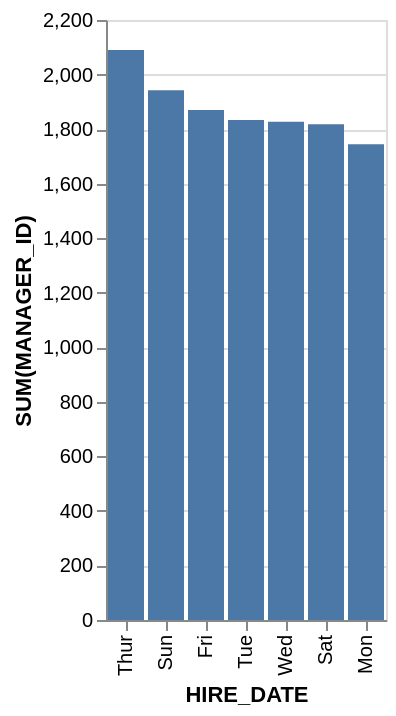

Here is the Vega-Lite specification saved for this chart:
### Vega-Lite specification from a JSON file in a GitHub repository (floating-point values rounded to 4 significant figures)
{"data": {"values": [{"x_data": "Thur", "y_data": 2090}, {"x_data": "Sun", "y_data": 1942}, {"x_data": "Fri", "y_data": 1870}, {"x_data": "Tue", "y_data": 1833}, {"x_data": "Wed", "y_data": 1827}, {"x_data": "Sat", "y_data": 1818}, {"x_data": "Mon", "y_data": 1744}]}, "mark": "bar", "encoding": {"x": {"field": "x_data", "type": "nominal", "title": "HIRE_DATE", "sort": {"op": "sum", "field": "y_data", "order": "descending"}}, "y": {"field": "y_data", "type": "quantitative", "title": "SUM(MANAGER_ID)"}}}
